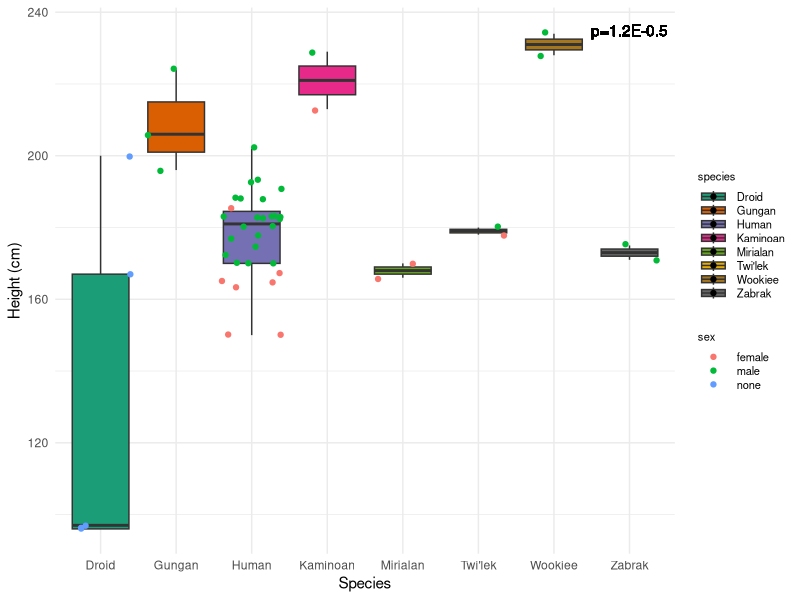
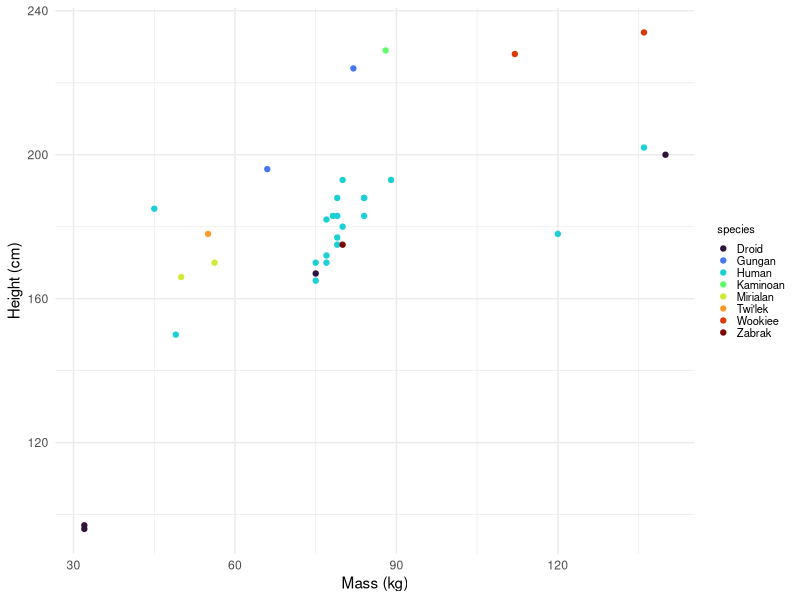
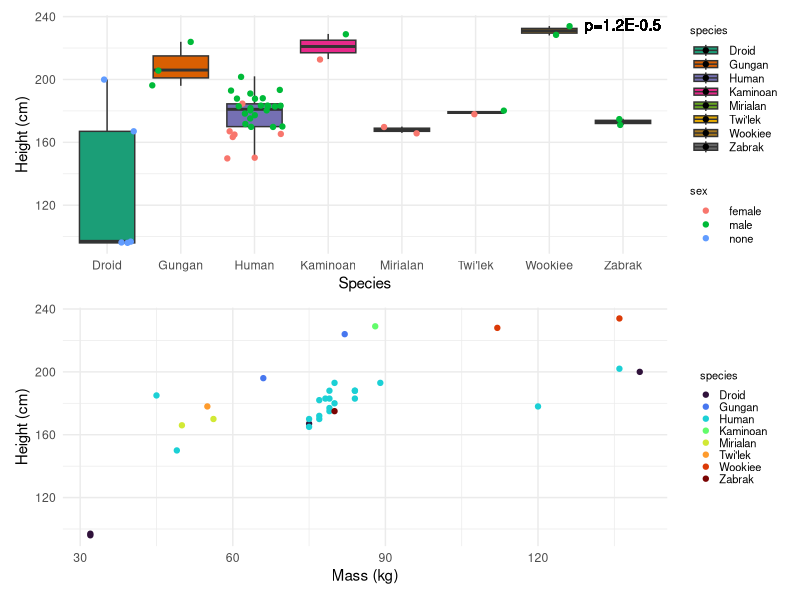

Reproduce these figures in R, in order.
## ---- chunk 1
knitr::opts_chunk$set(echo = TRUE)
## ---- chunk 2
library(tidyverse)
starwars <- starwars
species_count <- starwars %>%
  group_by(species) %>%
  summarize(Total_Number = n()) %>%
  filter(Total_Number > 1)
species_count
## ---- chunk 3
glimpse(starwars)
new_starwars <- starwars %>%
  filter(species %in% species_count$species) %>%
  select(1:11)
glimpse(new_starwars)
## ---- chunk 4
clean_starwars <- new_starwars %>%
  filter(height != is.na(height))  %>%
  filter(species != is.na(species))
clean_starwars

anyNA(clean_starwars[,2])

summary_starwars <- clean_starwars %>%
  group_by(species) %>%
  summarize(mean_height = mean(height), median_height = median(height), stdev_height = sd(height))
summary_starwars
## ---- chunk 5
plot1 <- clean_starwars %>%
  ggplot(aes(x = species, y = height, fill = species)) +
  geom_boxplot() +
  scale_fill_brewer(palette="Dark2") +
  theme_minimal() +
  labs(x = "Species", y = "Height (cm)") +
  geom_text(data = NULL, x = 8, y = 235, label = "p=1.2E-0.5") +
  geom_jitter(aes(color = sex)) +
  theme(legend.key.size = unit(0.7, 'cm'), 
        legend.key.height = unit(0.35, 'cm'), 
        legend.key.width = unit(0.8, 'cm'),
        legend.title = element_text(size=8),
        legend.text = element_text(size=8))
plot1
## ---- chunk 6
library(viridis)
cols <- viridis(8, option = "turbo")
plot2 <- clean_starwars %>%
  ggplot(aes(x = mass, y = height, col = species)) + 
  geom_point() + 
  labs(x = "Mass (kg)", y = "Height (cm)") +
  theme_minimal() +
  scale_color_manual(values = cols) +
  theme(legend.key.size = unit(.3, 'cm'), 
        legend.key.height = unit(.3, 'cm'), 
        legend.key.width = unit(.3, 'cm'),
        legend.title = element_text(size=8),
        legend.text = element_text(size=8))
plot2
## ---- chunk 7
library(patchwork)
plot1 / plot2
